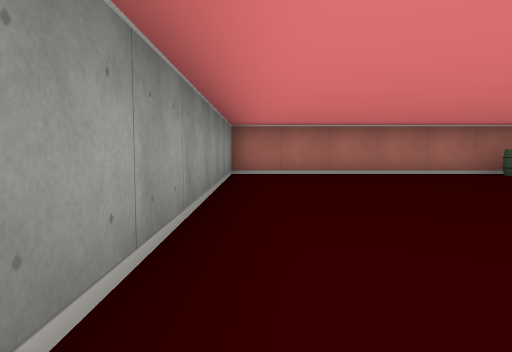
[1] (above)

13 first-person views from a walk through a cub3D maze. The camera is about half as high as the walls, tilts 4° down and sees 70° across. The floor is counted in squares. Each view is taken from the middle of a square. On the plan, view 1 faces up. The plan holds only what a view shows up to about 9 squares ahead; the rest is blank. The place goes on beyond the plan.

[2]
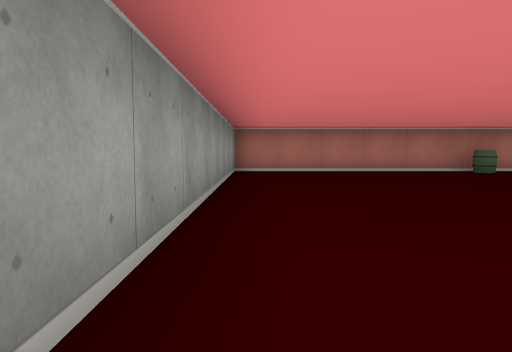

[3]
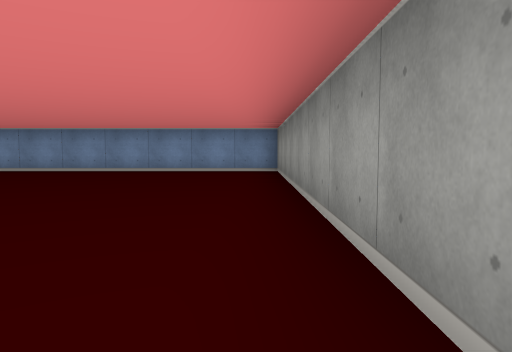

[4]
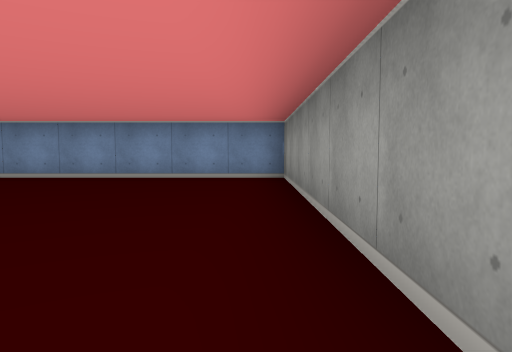

[5]
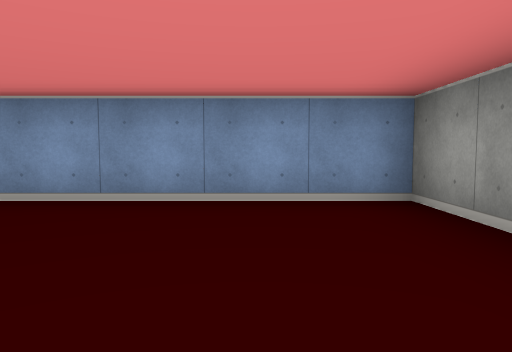

[6]
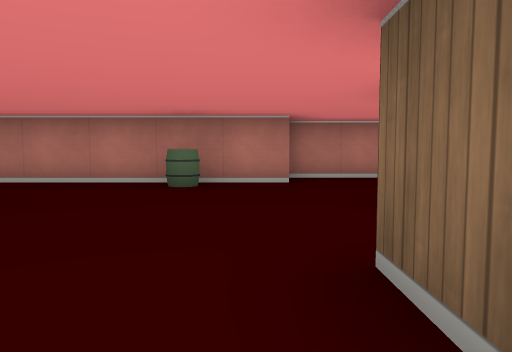

[7]
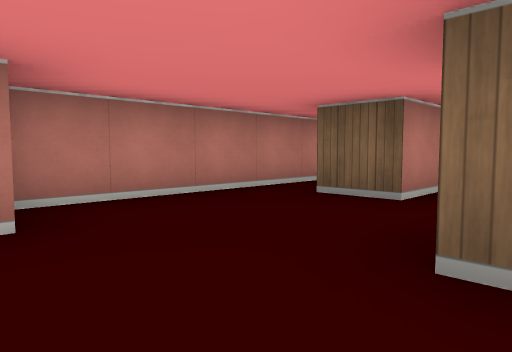

[8]
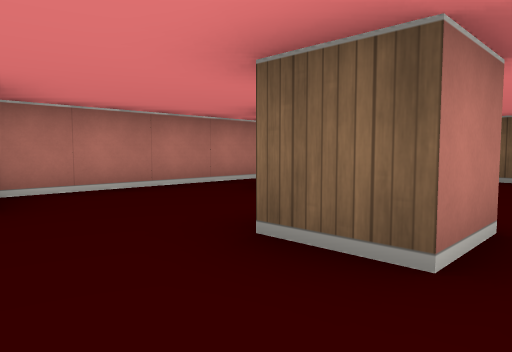

[9]
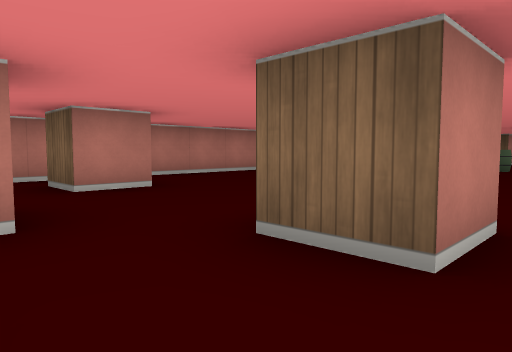

[10]
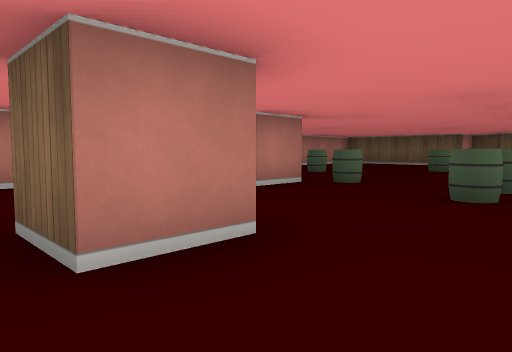

[11]
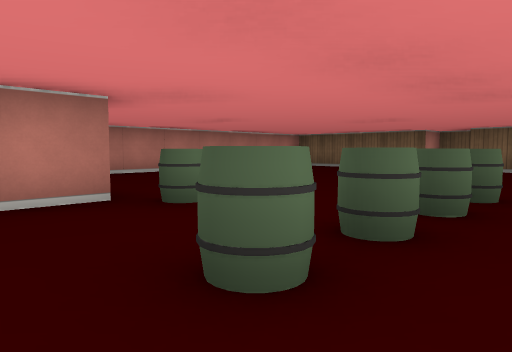

[12]
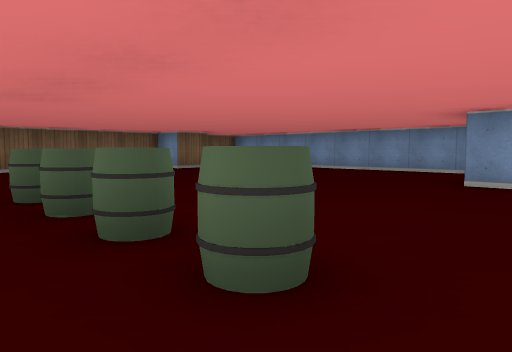

[13]
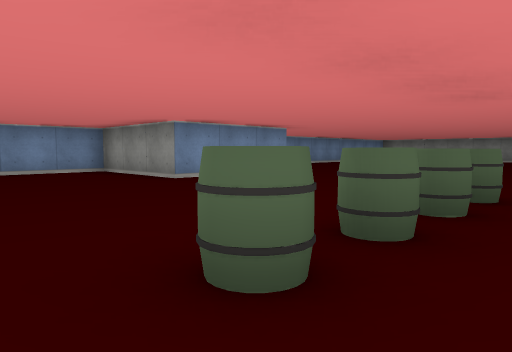

### Floor plan
Points are (right, up) in squares from view 1. A wall is a line through its corners. A room is listed if a view was taken in it or the views show most of it. See-through windows are left out.
Room 1 (views 1, 2, 3, 4, 5, 6, 7, 8, 9, 10, 11, 12, 13)
walls: (10.6, 2.5) (9.5, 2.5) (9.5, 3.5); (10.5, -2.5) (13.5, -2.5) (13.5, -5.5) (16.2, -5.5); (8.6, 4.5) (7.5, 4.5) (7.5, 5.5); (13.6, 4.5) (12.5, 4.5); (6.5, 2.6) (6.5, 3.5); (10.6, 6.5) (9.5, 6.5) (9.5, 7.5); (6.6, 7.5) (-0.5, 7.5) (-0.5, -5.5) (6, -5.5); (17.4, 8.5) (6.5, 8.5); (21.5, -0.4) (21.5, 3.5)
objects: barrel (5, 7); barrel (13, 2); barrel (14, 2); barrel (14, 4); barrel (15, 2); barrel (16, 2)

Where each view was taken, in squares from view 1:
view 1: 0 up, 0 right, facing up
view 2: 1 down, 0 right, facing up
view 3: 3 up, 0 right, facing down
view 4: 1 up, 0 right, facing down
view 5: 2 down, 1 right, facing down
view 6: 2 up, 6 right, facing up
view 7: 5 up, 6 right, facing up-right
view 8: 4 up, 6 right, facing up-right
view 9: 2 up, 8 right, facing up-right
view 10: 1 up, 9 right, facing up-right
view 11: 1 up, 12 right, facing up-right
view 12: 3 up, 12 right, facing down-right
view 13: 3 up, 17 right, facing down-left
